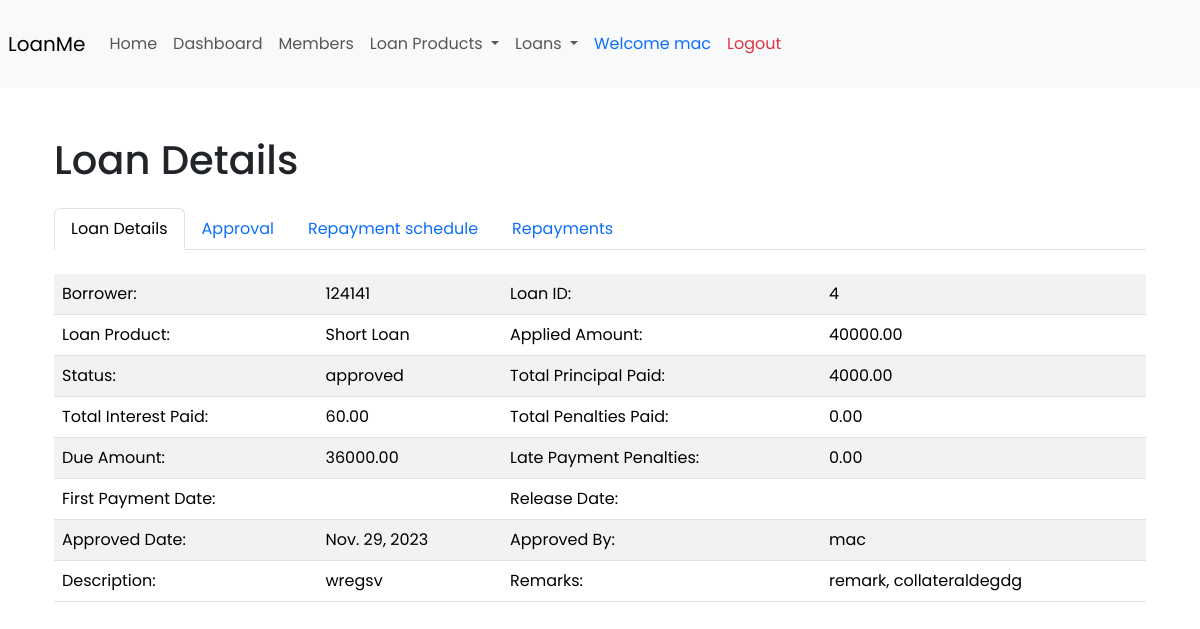
/loans/4/ (signed in), run on the app's committed database.
### loans/models.py (models this page shows, shortened)
class Loan(models.Model):
    LOAN_STATUS_CHOICES = [
        ('approved', 'Approved'),
        ('pending', 'Pending'),
        ('rejected', 'Rejected'),
    ]
    borrower = models.ForeignKey(User, on_delete=models.CASCADE)
    loan_product = models.ForeignKey(LoanProduct, on_delete=models.CASCADE)
    status = models.CharField(max_length=20, choices=LOAN_STATUS_CHOICES, default='pending')
    loan_date = models.DateField()
    applied_amount = models.DecimalField(max_digits=10, decimal_places=2)
    total_principal_paid = models.DecimalField(max_digits=10, decimal_places=2, default=0.00)
    total_interest_paid = models.DecimalField(max_digits=10, decimal_places=2, default=0.00)
    total_penalties_paid = models.DecimalField(max_digits=10, decimal_places=2, default=0.00)
    due_amount = models.DecimalField(max_digits=10, decimal_places=2, blank=True, default=0.00)
    late_payment_penalties = models.DecimalField(max_digits=5, decimal_places=2, default=0.00)
    attachment = models.FileField(upload_to='loan_attachments/', null=True, blank=True)
    approved_date = models.DateField(blank=True, null=True, default=None)
    approved_by =  models.ForeignKey(User, on_delete=models.CASCADE,related_name='approved_by', blank=True, null=True)
    description = models.TextField(blank=True)
    remarks = models.TextField(blank=True)
    class Meta:
        db_table = "loans"

### loan_products/models.py (models this page shows)
class LoanProduct(models.Model):
    INTEREST_TYPE_CHOICES = [
        ('fixed', 'Fixed'),
        ('variable', 'Variable'),
    ]
    TERM_PERIOD_CHOICES = [
        ('days', 'Days'),
        ('weeks', 'Weeks'),
        ('months', 'Months'),
        ('years', 'Years'),
    ]
    STATUS_CHOICES = [
        ('active', 'Active'),
        ('inactive', 'Inactive'),
    ]
    id = models.AutoField(primary_key=True)
    product_name = models.CharField(max_length=100)
    product_description = models.TextField()
    minimum_amount = models.DecimalField(max_digits=12, decimal_places=2, default=0)
    maximum_amount = models.DecimalField(max_digits=12, decimal_places=2, default=0)
    interest_rate_per_year = models.DecimalField(max_digits=5, decimal_places=2, default=0)
    interest_type = models.CharField(max_length=10, choices=INTEREST_TYPE_CHOICES, default='fixed')
    max_term = models.IntegerField(default=0)
    term_period = models.CharField(max_length=10, choices=TERM_PERIOD_CHOICES, default='months')
    late_payment_penalties = models.DecimalField(max_digits=12, decimal_places=2, default=0)
    status = models.CharField(max_length=10, choices=STATUS_CHOICES, default='active')
    class Meta:
        db_table = "loan_product"

### loans/views.py (the view)
# urls.py: path('<int:loan_id>/', views.loan_detail, name='loan_detail'),
@login_required(login_url='/login/')
def loan_detail(request, loan_id):
    user_details = UserDetail.objects.get(user_id=request.user)
    loan = get_object_or_404(Loan, id=loan_id)
    loan_product = LoanProduct.objects.get(pk=loan.loan_product.id)
    repayment_schedule = calculate_repayment_schedule(loan_product, loan.applied_amount, loan.loan_date)
    repayments = LoanRepayment.objects.filter(loan=loan).order_by('repayment_date')
    context = {
        'loan': loan,
        'repayment_schedule': repayment_schedule,
        'repayments': repayments,
        'user_details': user_details,
    }
    return render(request, 'loan_detail.html', context)

### loans/templates/loan_detail.html (shortened to what this page needs)
{% extends 'layout.html' %}
{% block content %}
    <div class="container mt-5">
        <h1>Loan Details</h1>
        <ul class="nav nav-tabs mt-4" id="myTabs" role="tablist">
            <li class="nav-item">
                <a class="nav-link active" id="loan-details-tab" data-bs-toggle="tab" href="#loan-details" role="tab" aria-controls="loan-details" aria-selected="true">Loan Details</a>
            </li>
            <li class="nav-item">
                <a class="nav-link" id="approval-tab" data-bs-toggle="tab" href="#approval" role="tab" aria-controls="approval" aria-selected="false">Approval</a>
            </li>
            <li class="nav-item">
                <a class="nav-link" id="collateral-tab" data-bs-toggle="tab" href="#collateral" role="tab" aria-controls="collateral" aria-selected="false">Repayment schedule</a>
            </li>
            <li class="nav-item">
                <a class="nav-link" id="repayments-tab" data-bs-toggle="tab" href="#repayments" role="tab" aria-controls="repayments" aria-selected="false">Repayments</a>
            </li>
        </ul>
        <div class="tab-content mt-3">
            <div class="tab-pane fade show active" id="loan-details" role="tabpanel" aria-labelledby="loan-details-tab">
                <div class="row mt-4">
                    <div class="col-md-12">
                      <div class="table-responsive">
                        <table class="table table-striped ">
                            <tbody>
                                <tr>
                                    <td>Borrower:</td>
                                    <td>{{ loan.borrower }}</td>
                                    <td>Loan ID:</td>
                                    <td>{{ loan.id }}</td>
                                </tr>
                                <tr>
                                    <td>Loan Product:</td>
                                    <td>{{ loan.loan_product.product_name }}</td>
                                    <td>Applied Amount:</td>
                                    <td>{{ loan.applied_amount }}</td>
                                </tr>
                                <tr>
                                    <td>Status:</td>
                                    <td>{{ loan.status }}</td>
                                    <td>Total Principal Paid:</td>
                                    <td>{{ loan.total_principal_paid }}</td>
                                </tr>
                                <tr>
                                    <td>Total Interest Paid:</td>
                                    <td>{{ loan.total_interest_paid }}</td>
                                    <td>Total Penalties Paid:</td>
                                    <td>{{ loan.total_penalties_paid }}</td>
                                </tr>
                                <tr>
                                    <td>Due Amount:</td>
                                    <td>{{ loan.due_amount }}</td>
                                    <td>Late Payment Penalties:</td>
                                    <td>{{ loan.late_payment_penalties }}</td>
                                </tr>
                                <tr>
                                    <td>First Payment Date:</td>
                                    <td>{{ loan.first_payment_date }}</td>
                                    <td>Release Date:</td>
                                    <td>{{ loan.release_date }}</td>
                                </tr>
                                <tr>
                                    <td>Approved Date:</td>
                                    <td>{{ loan.approved_date }}</td>
                                    <td>Approved By:</td>
                                    <td>{{ loan.approved_by }}</td>
                                </tr>
                                <tr>
                                    <td>Description:</td>
                                    <td>{{ loan.description }}</td>
                                    <td>Remarks:</td>
                                    <td>{{ loan.remarks }}</td>
                                </tr>
                            </tbody>
                        </table>
                      </div>
                    </div>
                </div>
            </div>
    </div>
{% endblock %}

### loan_products/templates/layout.html (shortened to what this page needs)
<!DOCTYPE html>
<html lang="en">
<head>
    {% load bootstrap5 %}
    {% bootstrap_css %}
</head>
<body>
  <nav class="navbar navbar-expand-lg navbar-light bg-light mx-auto px-2 py-4">
    <a class="navbar-brand" href="#">LoanMe</a>
    <div class="collapse navbar-collapse w-100" id="navbarNav">
        <ul class="navbar-nav">
            <li class="nav-item active">
                <a class="nav-link"  class="nav-link text-primary" href="{% url 'home' %}">Home</a>
            </li>
            {% if user.is_authenticated %}
            <li class="nav-item">
              <a  class="nav-link " href="{% url 'dashboard' %}">Dashboard</a>
            </li>
            {% if user_details.is_admin %}
            <li class="nav-item">
                <a class="nav-link " href="{% url 'view_members' %}">Members</a>
            </li>
            {% endif %}
            {% endif %}
            {% if user.is_authenticated %}
            <li class="nav-item dropdown">
                <a class="nav-link dropdown-toggle" href="#" id="navbarDropdown" role="button" data-bs-toggle="dropdown" aria-expanded="false">
                    Loan Products
                </a>
            </li>
            <li class="nav-item dropdown">
                <a class="nav-link dropdown-toggle" href="#" id="navbarDropdown" role="button" data-bs-toggle="dropdown" aria-expanded="false">
                    Loans
                </a>
            </li>
            <li class="nav-item text-primary">
                <a href="#" class="nav-link text-primary">
                    Welcome {{ request.user }}
                </a>
            </li>
            <li class="nav-item">
                <a class="nav-link text-danger" href="{% url 'logout' %}">Logout</a>
            </li>
            {% else %}
            <li class="nav-item">
                <a class="nav-link text-success" href="{% url 'login' %}">Login</a>
            </li>
            {% endif %}
        </ul>
    </div>
</nav>
<div class="container mt-4">
    {% block content %}{% endblock %}
</div>
</body>
</html>

### loan_products/templates/layout.html (style rules this page uses)
body { font-family: 'Poppins', sans-serif; }

### data on the page
Loan: borrower "124141", id "4", loan_product.product_name "Short Loan", applied_amount "40000.00", status "approved", total_principal_paid "4000.00", total_interest_paid "60.00", total_penalties_paid "0.00", due_amount "36000.00", late_payment_penalties "0.00", approved_date "Nov. 29, 2023", approved_by "mac", description "wregsv", remarks "remark, collateraldegdg"

### other printed values
{{ request.user }} "mac"
